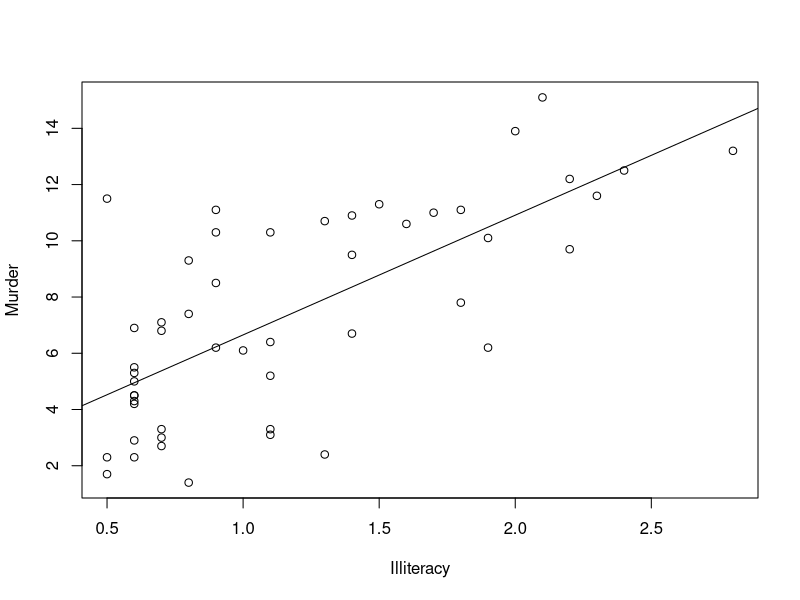

Generate this figure with R:
# scatter plot and regression analysis(simple linear regression)

library(tidyverse)

state.x77

# we need data in data format.

appdata <- state.x77 %>% 
  as_tibble()  %>% 
  select(Illiteracy,Murder)

appdata

#correlation
cor(appdata)

# scatter plot
plot(appdata)

# with regression line
#  lm(y~x, data = ?)

lm(appdata$Murder ~ appdata$Illiteracy,data = appdata) %>% 
  abline()

# fitting linear regression line

result <- lm(appdata$Murder ~ appdata$Illiteracy,data = appdata)

# summary
summary(result)
